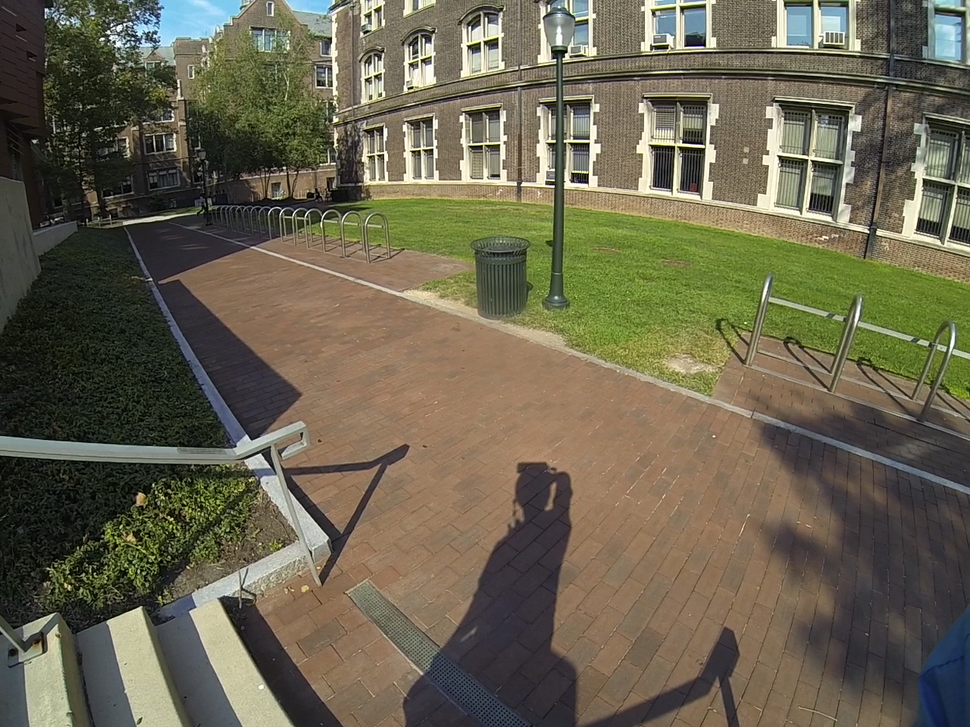
%> input picture data/new2_r.bmp, 970 x 727 px, shrunk from 1280 x 960 before the run, given in place of new2_r.bmp_l.bmp, which was not available
$ octave --eval "feature_matching('data/new2_r.bmp');"   (GNU Octave 9; MATLAB toolbox functions it lacks are replaced by stand-ins)
%> lines starting %> are read from the running program, lines starting %| are printed output that depends on the picture; pictures that were not available may be replaced by others from this repository, and a replacement may not be noted
%this code is for keypoints detection and feature matching
function []=feature_matching(base_name)
%> called with base_name = 'data/new2_r.bmp'
%%
I1=rgb2gray(imread(fullfile('bin/',base_name,['u_',base_name,'_l.bmp'])));
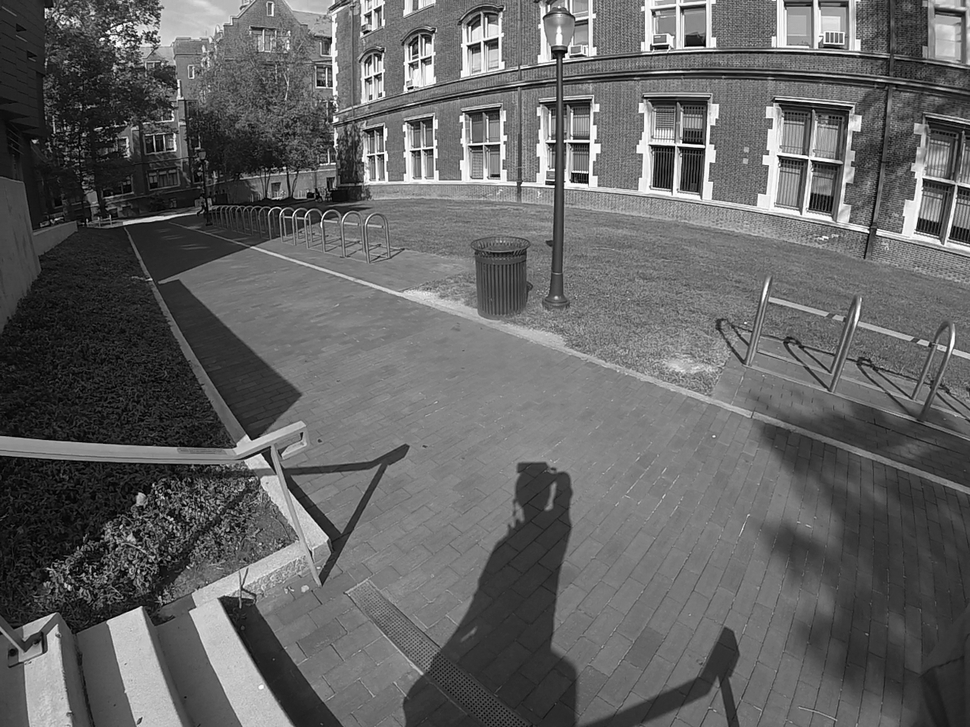
%> I1: size 727x970 uint8; min 0, max 255, mean 99.5
I2=rgb2gray(imread(fullfile('bin/',base_name,['u_',base_name,'_r.bmp'])));
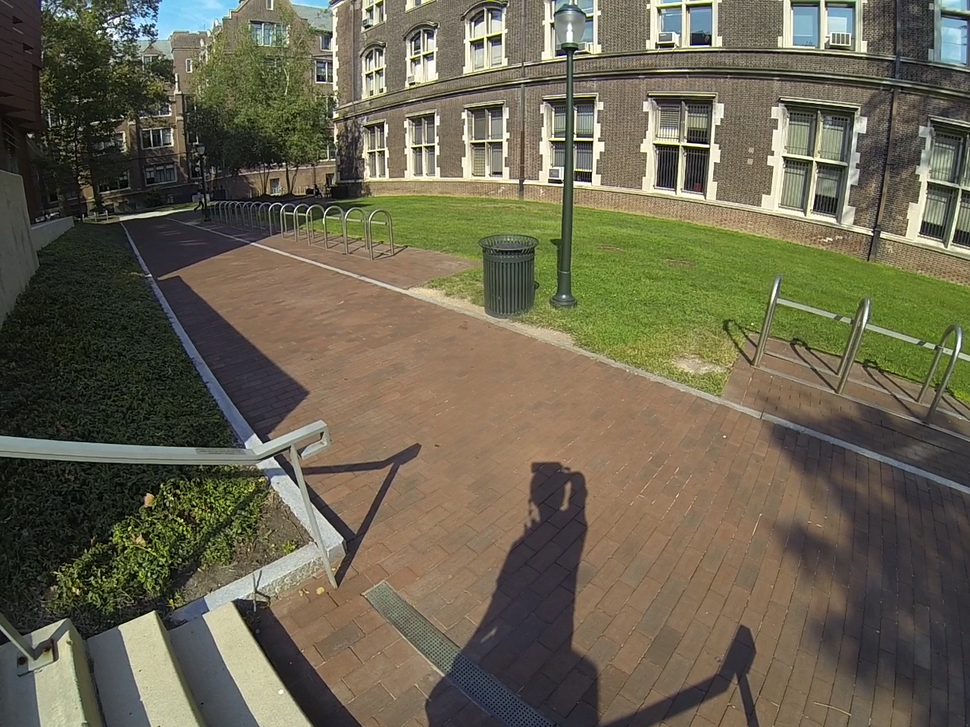
%> input picture data/new2_l.bmp, 970 x 727 px, shrunk from 1280 x 960 before the run, given in place of new2_r.bmp_r.bmp, which was not available
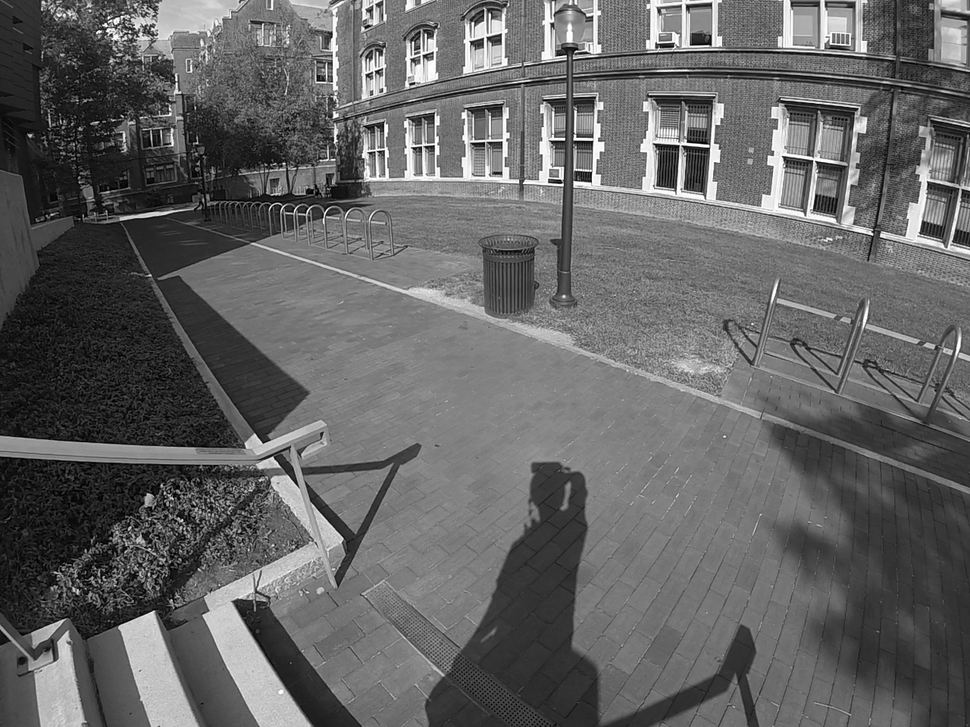
%> I2: size 727x970 uint8; min 0, max 255, mean 99.7
%> (the run ends here)
